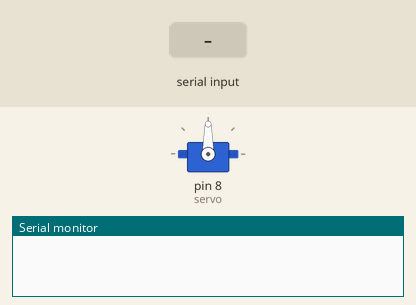
A sketch run on a simulated Arduino Uno, built with avr-gcc and run on an emulated ATmega328P. Shown: servo, the last lines printed to the serial monitor. The inputs (shaded band) are chosen by the test bench.

Above: at 1.2 s.
1.3 s: "90,45\n" received over Serial
At 2.0 s:
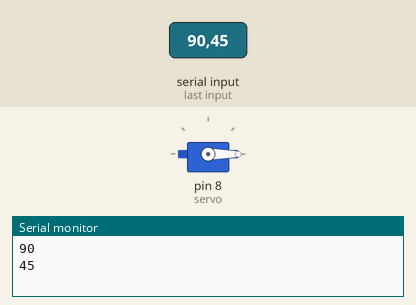
Timing chart, 0 to 4.3 s (numbered marks = the images above; inputs shaded):
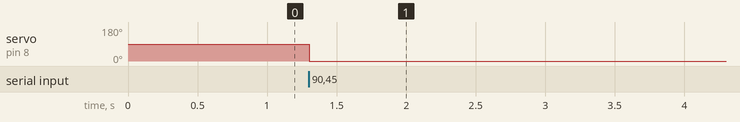

The sketch:

MotorControll.ino
```cpp
#include <Servo.h>

Servo servo;
int v;

void setup() {
  // put your setup code here, to run once:
  Serial.begin(9600);
  servo.attach(8);
//  servo.writeMicroseconds(2000);
//  servo.write(0);
}

void loop() {

  if (Serial.available()) {
    v = Serial.parseInt();
    Serial.println(v);
    if (v != 0)
      servo.writeMicroseconds(v);
  }
  // put your main code here, to run repeatedly:
//  for (int i = 0; i <= 180; i ++) {
//    motor.write(i);
//    delay(20);
//  }
//  for (int i = 180; i >= 0; i --) {
//    motor.write(i);
//    delay(20);
//  }
}
```

Measured:
- after the input at 1.3 s, servo on pin 8 (servo): 90° → 0° at once
